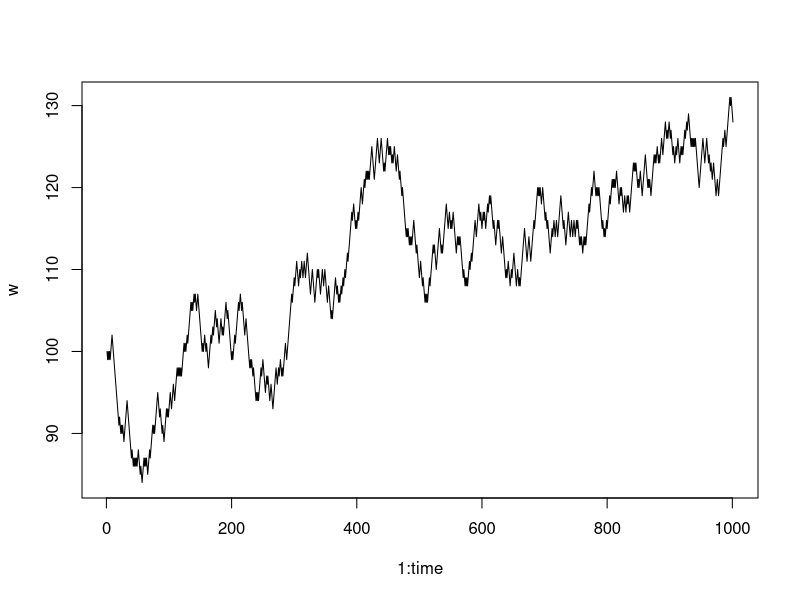
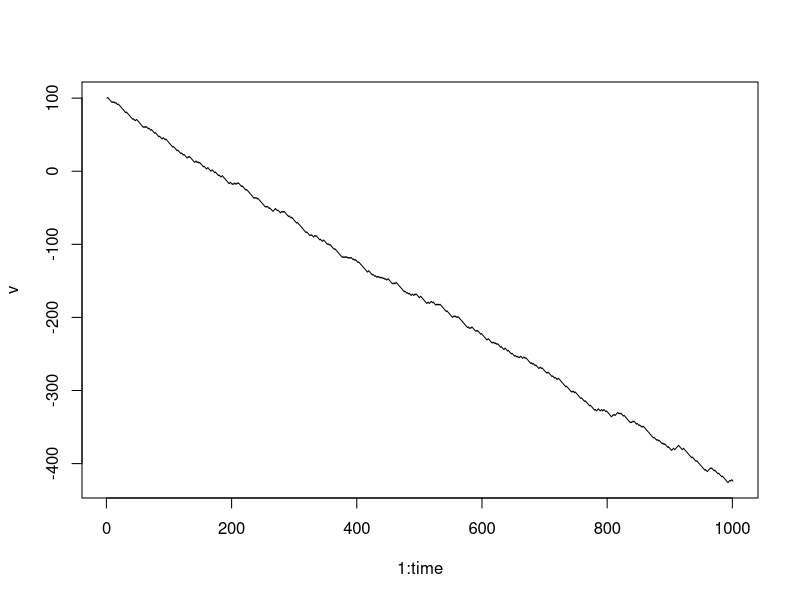
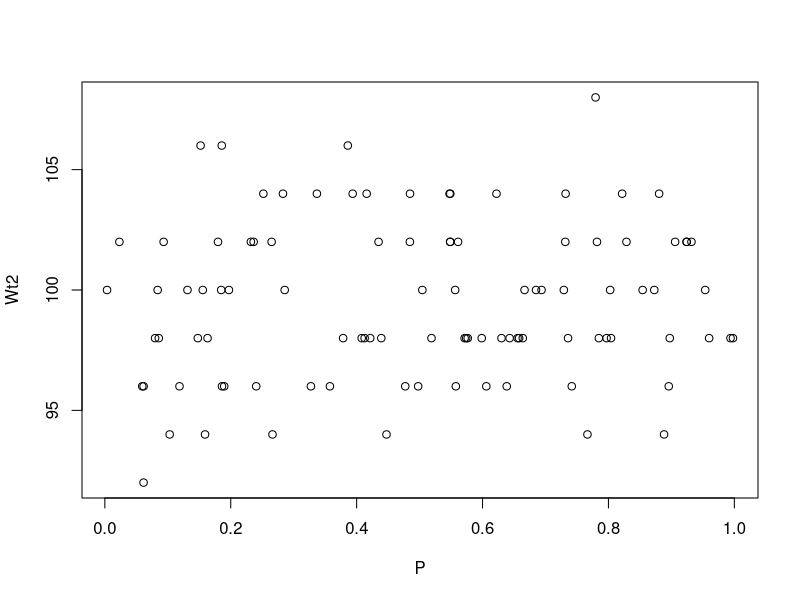

Here is the R script that generated these plots, in order:
#Week 2 - First Assignment

# ----> Question 1

#We assign an initial wealth
w0<-100
#We define a number of period over which the gambler plays
T<-1000
#We define the vectors of wealth and
w <- rep(0, T+1)
x <- rep(0, T)
w[1]=w0


for(t in 1:T) {
  u <- runif(1)
  p <- runif(1)
  if(u <= 1 - p){
    print("You lose!")
    x[t] <- 0
    w[t+1] <- w[t] - 1
  } else {
    print("You win!")
    x[t] <- 1
    w[t+1] <- w[t] + 1
  }

print(sprintf("Now you've got $%s.", w[t+1]))
}

# The first time I ran this code I got p = 0.6321 and u = 0.7867
# The second time I ran it I got p = 0.5576 and u = 0.8698

# ----> Question 2 

# We can see from the above code that p took different values, but u
# (u corresponds to the random shock each period, i.e. the fact that 
# the gamble works or not). 
# As we want the shock to be fixed, we are going to define it outside 
# the loop : 
u = runif(1)

#Defining the vector for initial wealth
v0 <- 100
v <- rep(0, T+1)
v[1]=v0

T<-1000
x <- rep(0, T)

for(t in 1:T) {
  p <- runif(1)
  if(u <= 1 - p){
    print("You lose!")
    x[t] <- 0
    v[t+1] <- v[t] - 1
  } else {
    print("You win!")
    x[t] <- 1
    v[t+1] <- v[t] + 1
  }
  print(sprintf("Now you've got $%s.", v[t+1]))
}

v

# ----> Question 3 

# a) For question 1

time<-T+1

plot(1:time, w, type='l')

# a) For question 2

plot(1:time, v, type='l')


# ----> Question 4

# Here we want to define two loops : one is going to account for 
# the different trials, the other is going to account for the 
# path of wealth in each trial j that leads to the final wealth of
# trial j, in which we are interested.

#We now fix p : 
p <- 0.5

#We need to define a loop for m simultions of all the periods
J <- 100

#We again define wealth : 
y0 <- 100
y <- rep(0, T+1)
y[1]=v0

# We now need a vector for terminal Wealth
Wt <- rep(0, J+1)
Wt0 <- y0

T<-10
x <- rep(0, T)


for(j in 1:J) {
for(t in 1:T) {
  u <- runif(1)
  if(u <= 1 - p){
    print("You lose!")
    x[t] <- 0
    y[t+1] <- y[t] - 1
  } else {
    print("You win!")
    x[t] <- 1
    y[t+1] <- y[t] + 1
  }
  print(sprintf("Now you've got $%s.", y[t+1]))
}
Wt[j] <-y[T+1]
}

# Now we are going to create a variable averageFW that 
# gives the average Final Wealth of our experiments : 

averageFW <- mean(Wt)
averageFW

# ----> Question 5 

# Now we are interested in two vectors : the one containing the values of p
# and the one containing the values of final wealth. We are thus going to
# consider the same two loops, but we are building a vector P : 
P <- rep(0, J)


for(j in 1:J) {
  for(t in 1:T) {
    p <- runif(1)
    P[j] <- p
    u <- runif(1)
    if(u <= 1 - p){
      print("You lose!")
      x[t] <- 0
      y[t+1] <- y[t] - 1
    } else {
      print("You win!")
      x[t] <- 1
      y[t+1] <- y[t] + 1
    }
    print(sprintf("Now you've got $%s.", y[t+1]))
  }
  Wt[j] <-y[T+1]
}

# I wanted to see if I could plot P and Wt, and as both vectors did not
# have the same number of elements, I just created a new vector which
# would not take into account initial wealth

Wt2 <- rep(0,J)
z<-1
while (z <= J) {
  Wt2[z]=Wt[z]
  z = z+1
}
Wt2

plot(P, Wt2)

# ---> Question 6 

# I don't really understand how to do this. I can think of creating
# vectors that are defined to take the values we want them to take but I
# do not really see how to do it without loops. 


